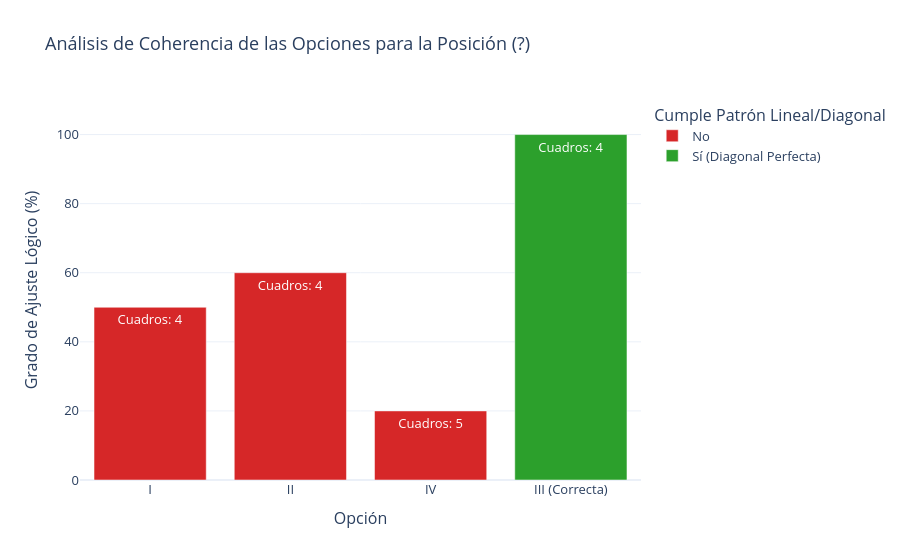

Notebook code for this chart:
### Markdown cell above
## Representación del proceso con Pandas y Plotly

Utilizaremos **Pandas** para mapear las características físicas (conteo de cuadros sombreados) de cada opción y **Plotly** para ilustrar interactivamente cuál de todas cumple con las condiciones lógicas de la serie.

### Code cell
import pandas as pd
import plotly.express as px

# Crear un DataFrame con las características de las opciones de respuesta
data = {
    "Opción": ["I", "II", "III (Correcta)", "IV"],
    "Cuadros Sombreados": [4, 4, 4, 5],
    "Cumple Patrón Lineal/Diagonal": ["No", "No", "Sí (Diagonal Perfecta)", "No"],
    "Puntaje de Coherencia": [50, 60, 100, 20]  # Representación cuantitativa de la lógica
}

df = pd.DataFrame(data)

# Crear un gráfico de barras interactivo con Plotly
fig = px.bar(
    df, 
    x="Opción", 
    y="Puntaje de Coherencia",
    color="Cumple Patrón Lineal/Diagonal",
    text="Cuadros Sombreados",
    title="Análisis de Coherencia de las Opciones para la Posición (?)",
    labels={"Puntaje de Coherencia": "Grado de Ajuste Lógico (%)", "text": "Cuadros"},
    color_discrete_map={"Sí (Diagonal Perfecta)": "#2ca02c", "No": "#d62728"}
)

# Ajustar detalles visuales del texto y diseño
fig.update_traces(texttemplate='Cuadros: %{text}', textposition='inside')
fig.update_layout(
    yaxis=dict(range=[0, 110]),
    template="plotly_white",
    font=dict(size=13)
)

# Mostrar el gráfico interactivo
fig.show()

fig.write_image(r"C:\Users\marco\Downloads" + r"\analisis_coherencia_opciones_posicion.png", scale=2)  # Guardar con mayor resolución

### Figure 1 — Plotly figure (JSON) as saved in the notebook; plotly's stock layout.template omitted (floating-point values rounded to 4 significant figures)
{"data": [{"hovertemplate": "Cumple Patrón Lineal/Diagonal=No<br>Opción=%{x}<br>Grado de Ajuste Lógico (%)=%{y}<br>Cuadros Sombreados=%{text}<extra></extra>", "legendgroup": "No", "marker": {"color": "#d62728", "pattern": {"shape": ""}}, "name": "No", "orientation": "v", "showlegend": true, "text": [4.0, 4.0, 5.0], "textposition": "inside", "texttemplate": "Cuadros: %{text}", "type": "bar", "x": ["I", "II", "IV"], "xaxis": "x", "y": [50, 60, 20], "yaxis": "y"}, {"hovertemplate": "Cumple Patrón Lineal/Diagonal=Sí (Diagonal Perfecta)<br>Opción=%{x}<br>Grado de Ajuste Lógico (%)=%{y}<br>Cuadros Sombreados=%{text}<extra></extra>", "legendgroup": "Sí (Diagonal Perfecta)", "marker": {"color": "#2ca02c", "pattern": {"shape": ""}}, "name": "Sí (Diagonal Perfecta)", "orientation": "v", "showlegend": true, "text": [4.0], "textposition": "inside", "texttemplate": "Cuadros: %{text}", "type": "bar", "x": ["III (Correcta)"], "xaxis": "x", "y": [100], "yaxis": "y"}], "layout": {"barmode": "relative", "font": {"size": 13}, "legend": {"title": {"text": "Cumple Patrón Lineal/Diagonal"}, "tracegroupgap": 0}, "title": {"text": "Análisis de Coherencia de las Opciones para la Posición (?)"}, "xaxis": {"anchor": "y", "domain": [0, 1], "title": {"text": "Opción"}}, "yaxis": {"anchor": "x", "domain": [0, 1], "range": [0, 110], "title": {"text": "Grado de Ajuste Lógico (%)"}}}}
